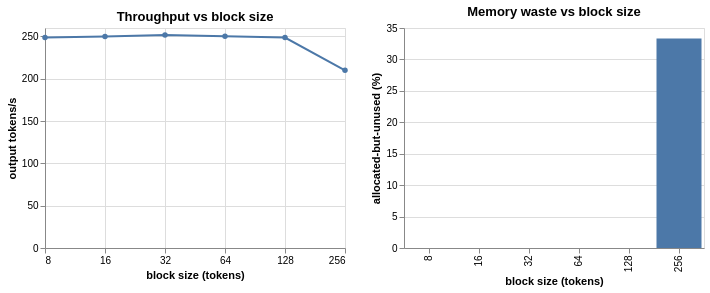

Express this chart as Vega-Lite.
### Vega-Lite specification from a JSON file in a GitHub repository (floating-point values rounded to 4 significant figures)
{"config": {"view": {"continuousWidth": 300, "continuousHeight": 300}}, "hconcat": [{"mark": {"type": "line", "point": true}, "encoding": {"x": {"field": "block_size", "scale": {"base": 2, "type": "log"}, "title": "block size (tokens)", "type": "quantitative"}, "y": {"field": "output_tps", "title": "output tokens/s", "type": "quantitative"}}, "height": 220, "title": "Throughput vs block size", "width": 300}, {"mark": {"type": "bar"}, "encoding": {"x": {"field": "block_size", "title": "block size (tokens)", "type": "ordinal"}, "y": {"field": "waste_pct", "title": "allocated-but-unused (%)", "type": "quantitative"}}, "height": 220, "title": "Memory waste vs block size", "width": 300}], "data": {"name": "data-f8002546bd7053bd6d953cb8f8ce1063"}, "$schema": "https://vega.github.io/schema/vega-lite/v6.4.1.json", "datasets": {"data-f8002546bd7053bd6d953cb8f8ce1063": [{"block_size": 8, "waste_pct": 0.0, "output_tps": 248.8}, {"block_size": 16, "waste_pct": 0.0, "output_tps": 249.9}, {"block_size": 32, "waste_pct": 0.0, "output_tps": 251.7}, {"block_size": 64, "waste_pct": 0.0, "output_tps": 250.2}, {"block_size": 128, "waste_pct": 0.0, "output_tps": 248.7}, {"block_size": 256, "waste_pct": 33.33, "output_tps": 210.0}]}}
